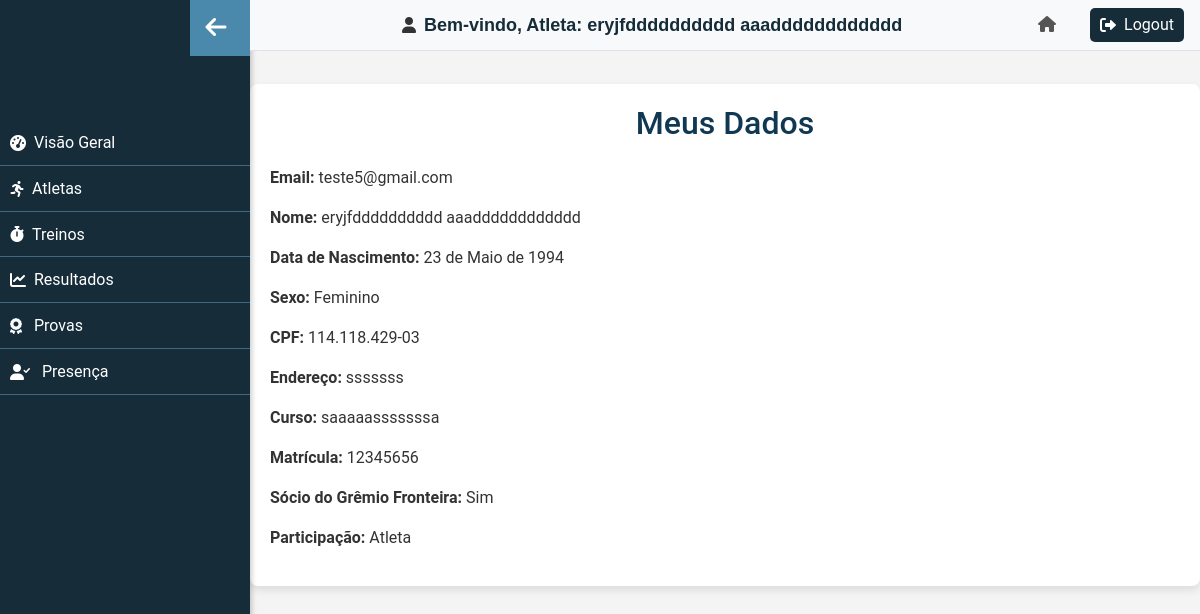
The page /atletas/ (signed in) on the database its author committed.
### core/models.py (models this page shows, shortened)
class ModelUsuario(AbstractUser):
    email=models.EmailField('E-mail', unique=True) # usar email para fazer o login
    fone=models.CharField(
        max_length=11,
        validators=[phone_validator],
        blank=True,
        verbose_name="Número de celular",
        help_text="Somente números (DDD + 9 dígitos)",
    )
    is_staff=models.BooleanField('Treinador', default=True)
    data_nascimento = models.DateField(null=True)
    SEXO_CHOICES = (
        ('F', 'Feminino'),
        ('M', 'Masculino'),
        ('O', 'Outros'),
    )
    sexo = models.CharField(
        max_length=1,
        choices=SEXO_CHOICES,
        verbose_name="Sexo",
        help_text="Selecione o sexo: Feminino, Masculino ou Outros",
    )
    cpf = models.CharField(
        max_length=14,  # Com traços e pontos, o máximo é 14 caracteres
        unique=True,
        validators=[cpf_validator],
        verbose_name="CPF",
        help_text="Informe seu CPF no formato xxx.xxx.xxx-xx",
    )
    endereco = models.CharField(max_length=100)
    curso = models.CharField(max_length=100)
    matricula =models.CharField(
        max_length=8,
        unique=True,
        blank=True,
        null=True,
        validators=[matricula_validator],
        verbose_name="Matrícula",
        help_text="Informe sua matrícula com 8 dígitos.",
    )
    socio = models.BooleanField('Sócio do Grêmio Fronteira', default=True)
    USERNAME_FIELD='email'      #poderiamos definir qualquer outro campo como username
    REQUIRED_FIELDS=['first_name', 'last_name', 'fone','data_nascimento','sexo', 'cpf','endereco','curso', 'matricula', 'socio']
    objects = UsuarioManager()#com isso especificicamos parao django usar o noss manager e não o padrao

### core/views.py (the view)
# urls.py: path('atletas/', login_required(atletas), name='atletas'),
def atletas(request):
    modelusuarios_list = ModelUsuario.objects.all()  # Adicione esta linha
    return render(request, 'atletas.html', {'modelusuarios_list': modelusuarios_list})

### core/templates/atletas.html (shortened to what this page needs)
{% load static %}
<!DOCTYPE html>
<html lang="pt-br">
<head>
    <link rel="stylesheet" href="https://stackpath.bootstrapcdn.com/bootstrap/4.5.2/css/bootstrap.min.css">
    <link rel="stylesheet" href="{% static 'css/style.css' %}">
    <link rel="stylesheet" href="https://cdnjs.cloudflare.com/ajax/libs/font-awesome/6.0.0-beta3/css/all.min.css">
</head>
<body>
    {% include 'sidebar.html' %}
    {% include 'header.html' %}
    <div class="center-content">
        {% block content %}
            <div class="container mt-4">
                {% if user.is_authenticated %}
                    {% if user.is_staff %}
                        <h2 class="mb-4">Buscar Atletas</h2>
                        <form method="GET" action="{% url 'atletas' %}" id="form-busca-atleta">
                            <div class="form-group">
                                <label for="id_modelusuario">Usuário:</label>
                                <select class="custom-select" name="modelusuario" id="id_modelusuario" required>
                                    {% for usuario in modelusuarios_list %}
                                        <option value="{{ usuario.pk }}">{{ usuario.first_name }} {{ usuario.last_name }}</option>
                                    {% endfor %}
                                </select>
                            </div>
                            <button type="button" class="btn btn-primary" onclick="exibirDetalhesAtleta()">Buscar</button>
                        </form>
                        <div id="dados-atletas" class="mt-4">
                            {% for usuario in modelusuarios_list %}
                                <div class="detalhes-atleta" id="atleta-{{ usuario.pk }}" style="display: none;">
                                    <h2>Detalhes do Atleta</h2>
                                    <p><strong>Email:</strong> {{ usuario.email }}</p>
                                    <p><strong>Nome:</strong> {{ usuario.get_full_name }}</p>
                                    <p><strong>Data de Nascimento:</strong> {{ usuario.data_nascimento }}</p>
                                    <p><strong>Sexo:</strong> {{ usuario.get_sexo_display }}</p>
                                    <p><strong>CPF:</strong> {{ usuario.cpf }}</p>
                                    <p><strong>Endereço:</strong> {{ usuario.endereco }}</p>
                                    <p><strong>Curso:</strong> {{ usuario.curso }}</p>
                                    <p><strong>Matrícula:</strong> {{ usuario.matricula }}</p>
                                    <p><strong>Sócio do Grêmio Fronteira:</strong> {% if usuario.socio %}Sim{% else %}Não{% endif %}</p>
                                    <p><strong>Participação:</strong> Atleta</p>
                                </div>
                            {% endfor %}
                        </div>
                    {% else %}
                        <h2 class="mb-4">Meus Dados</h2>
                        <p><strong>Email:</strong> {{ user.email }}</p>
                        <p><strong>Nome:</strong> {{ user.get_full_name }}</p>
                        <p><strong>Data de Nascimento:</strong> {{ user.data_nascimento }}</p>
                        <p><strong>Sexo:</strong> {{ user.get_sexo_display }}</p>
                        <p><strong>CPF:</strong> {{ user.cpf }}</p>
                        <p><strong>Endereço:</strong> {{ user.endereco }}</p>
                        <p><strong>Curso:</strong> {{ user.curso }}</p>
                        <p><strong>Matrícula:</strong> {{ user.matricula }}</p>
                        <p><strong>Sócio do Grêmio Fronteira:</strong> {% if user.socio %}Sim{% else %}Não{% endif %}</p>
                        <p><strong>Participação:</strong> Atleta</p>
                    {% endif %}
                {% else %}
                    <p>Você não está autenticado.</p>
                {% endif %}
            </div>
        {% endblock %}
    </div>
</body>
</html>

### core/templates/header.html (shortened to what this page needs)
<header>
    <link rel="stylesheet" href="https://cdnjs.cloudflare.com/ajax/libs/font-awesome/6.0.0/css/all.min.css">
    {% if user.is_authenticated %}
        <div class="user-info">
            <i class="fas fa-user user-icon " ></i>
            <span id="welcome-message" class="username">
                Bem-vindo, {% if user.is_staff %}Treinador(a){% else %}Atleta{% endif %}: {{ user.get_full_name|default:user.username }}
            </span>
        </div>
    {% endif %}
    <div class="header-icons">
        <a href="{% url 'dashboard' %}" class="home-link" title="Dashboard">
            <i class="fas fa-home"></i>
        </a>
        <a class="logout-button" href="{% url 'logout' %}">
            <i class="fas fa-sign-out-alt logout-icon"></i>
            Logout
        </a>
    </div>
</header>

### core/static/css/style.css (style rules this page uses)
body { background-color: #f7f8fc; font-family: "Segoe UI", Tahoma, Geneva, Verdana, sans-serif; padding-top: 60px; }
header { background: #f8f9fa; padding: 0.5rem 1rem; display: flex; justify-content: space-between; align-items: center; border-bottom: 1px solid #dee2e6; position: fixed; top: 0; left: 250px; right: 0; z-index: 1050; box-sizing: border-box; flex-wrap: nowrap; }
.username, .logout-form, .admin-link, .home-link, .login-link { font-size: 1rem; color: #555; }
.user-info { display: flex; align-items: center; }
.header-icons { display: flex; gap: 1rem; align-items: center; }
.fas { margin-right: 8px; }
#welcome-message { font-weight: bold; font-family: 'Arial', sans-serif; color: #162c39; font-size: 18px; }
.logout-button { cursor: pointer; background-color: #162c39; color: #fff; text-decoration: none; padding: 5px 10px; border-radius: 5px; transition: background-color 0.3s ease; margin-bottom: 0; display: inline-block; margin-left: 10px; width: 100%; box-sizing: border-box; display: flex; align-items: center; }
.logout-button i { margin-right: 8px; }
body { background-color: #f5f5f5; color: #333; font-family: 'Roboto', sans-serif; }
body { font-family: 'Roboto', sans-serif; background-color: #f4f4f4; color: #333; }
.container { background-color: #ffffff; border-radius: 8px; padding: 20px; box-shadow: 0 4px 8px rgba(0, 0, 0, 0.1); }
h2.mb-4 { color: #103852; text-align: center; }

### rows shown on the page
ModelUsuario: get_full_name "eryjfdddddddddd aaadddddddddddd", email "teste5@gmail.com", data_nascimento "23 de Maio de 1994", sexo "Feminino", cpf "114.118.429-03", endereco "sssssss", curso "saaaaasssssssa", matricula "12345656"
